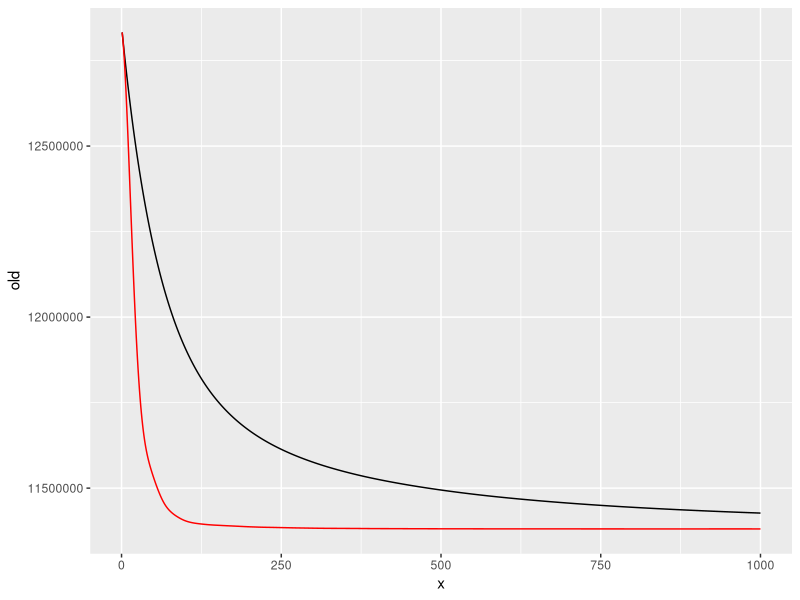

Here is the R script that generated this plot:
library(Matrix)
library(ggplot2)

x = read.csv("diabetesX.csv", header = TRUE)
y = read.csv("diabetesY.csv", header = FALSE)
x = data.matrix(x, rownames.force = FALSE)
y = data.matrix(y, rownames.force = FALSE)

varnames = colnames(x)
colnames(x) = NULL
xtx = crossprod(x)
xy = t(x) %*% y

n.iter = 1000
gamma = 0.001
lambda = 10
beta = rep(0, ncol(x))
objective = rep(0, n.iter)
for (t in 1:n.iter) {
  u = beta - 2 * gamma * (xtx %*% beta - xy)
  beta = sign(u) * pmax(abs(u) - lambda * gamma, 0)
  objective[t] = sum((y - x %*% beta) ^ 2) + lambda * sum(abs(beta))
}



########################################
# Accelerated proximal gradient
########################################

beta.acc = rep(0, ncol(x))
objective.acc = rep(0, n.iter)
z.acc = beta.acc
st = 1
for (t in 1:n.iter) {
  u.acc = z.acc - 2 * gamma * (xtx %*% z.acc - xy)
  oldbeta = beta.acc
  beta.acc = sign(u.acc) * pmax(abs(u.acc) - lambda * gamma, 0)
  st1 = (1 + (1 + 4 * st ^ 2) ^ 0.5) / 2
  z.acc = beta.acc + (st - 1) / st1 * (beta.acc - oldbeta)
  st = st1
  objective.acc[t] = sum((y - x %*% beta.acc) ^ 2) + lambda * sum(abs(beta.acc))
}


data = data.frame(old = objective,
                  new = objective.acc,
                  x = 1:n.iter)
ggplot(data) + geom_line(aes(x, old)) +
  geom_line(aes(x, new), col = "red")


